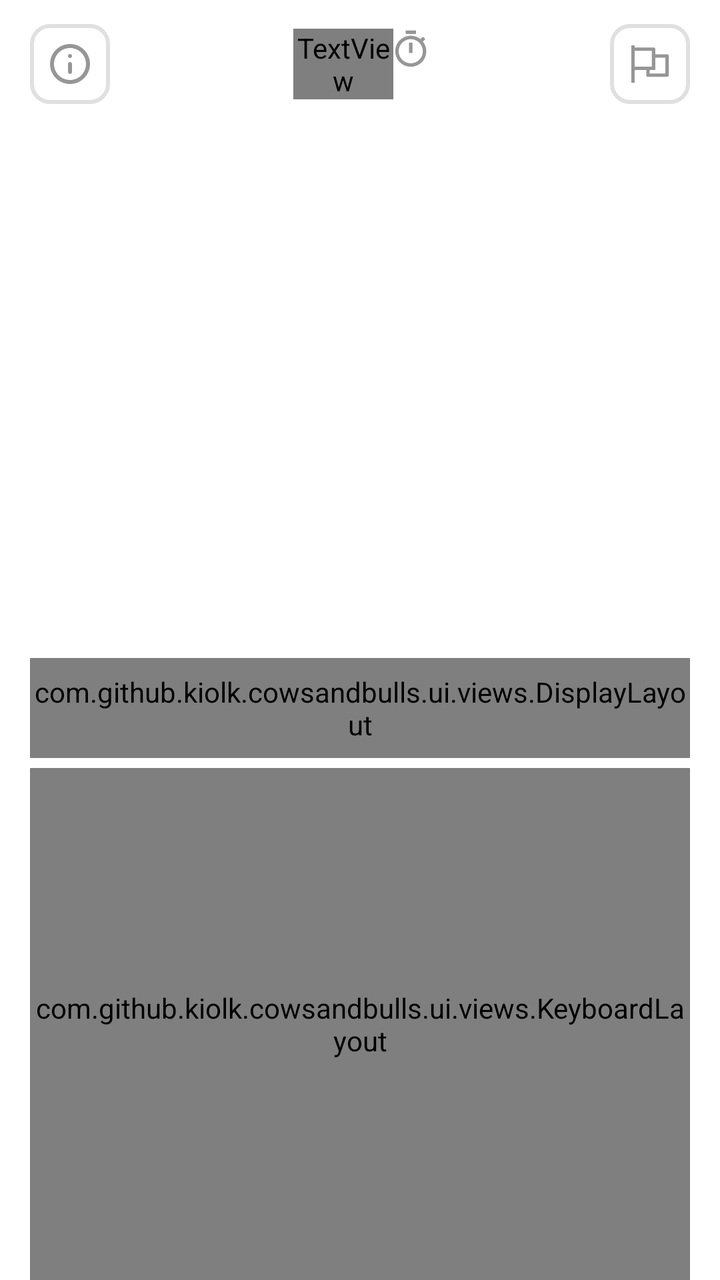
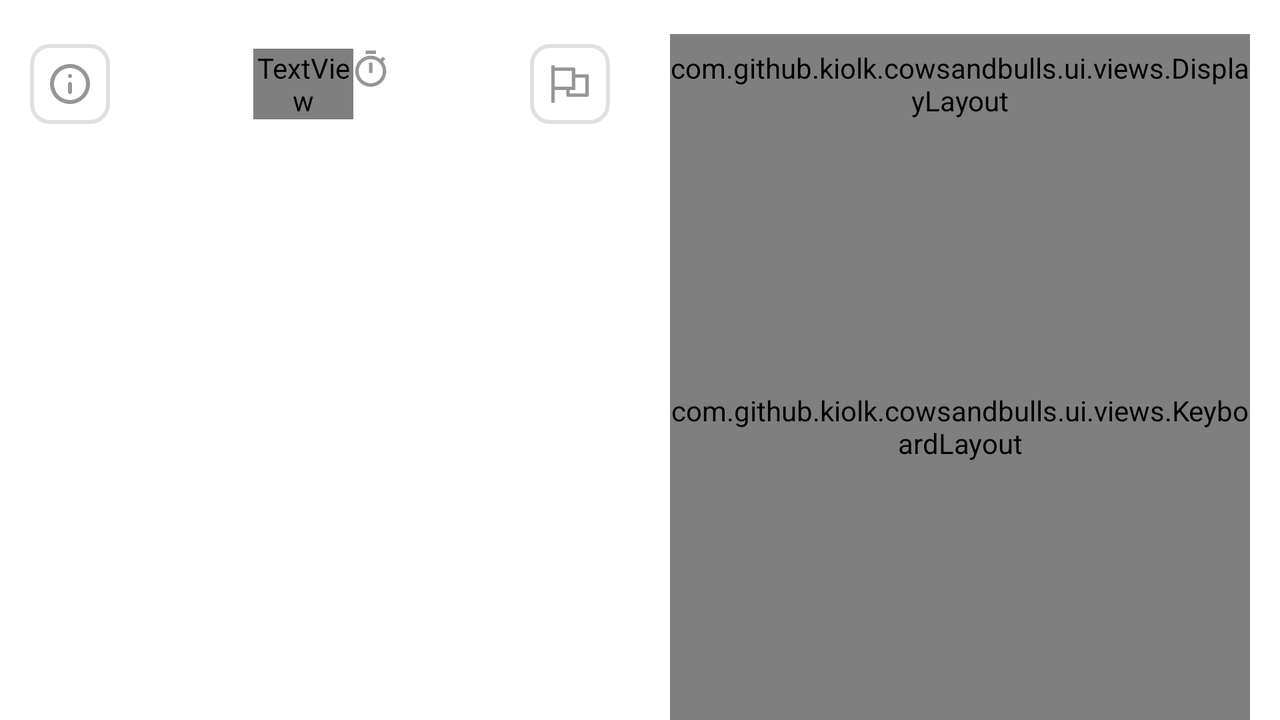

First picture: res/layout/ on a phone held upright. Second picture: the repository's own variant of that layout, on a device whose configuration matches the variant's folder. Source for both follows.
<!-- AndroidManifest.xml: application theme AppTheme -->
<!-- res/layout/activity_main.xml -->
<?xml version="1.0" encoding="utf-8"?>
<androidx.constraintlayout.widget.ConstraintLayout xmlns:android="http://schemas.android.com/apk/res/android"
    xmlns:app="http://schemas.android.com/apk/res-auto"
    xmlns:tools="http://schemas.android.com/tools"
    android:layout_width="match_parent"
    android:layout_height="match_parent"
    android:background="@color/white"
    tools:context=".ui.screens.GameActivity">

    <ImageButton
        android:id="@+id/btn_result"
        android:layout_width="wrap_content"
        android:layout_height="wrap_content"
        android:layout_marginEnd="15dp"
        android:layout_marginRight="15dp"
        android:background="@color/white"
        android:src="@drawable/ic_result_button"
        app:layout_constraintBottom_toBottomOf="@+id/guideline_upper"
        app:layout_constraintRight_toRightOf="parent"
        app:layout_constraintTop_toTopOf="parent"
        tools:ignore="ContentDescription" />

    <ImageButton
        android:id="@+id/btn_rules"
        android:layout_width="wrap_content"
        android:layout_height="wrap_content"
        android:layout_marginStart="15dp"
        android:layout_marginLeft="15dp"
        android:background="@color/white"
        android:src="@drawable/ic_rules_button"
        app:layout_constraintBottom_toBottomOf="@+id/guideline_upper"
        app:layout_constraintLeft_toLeftOf="parent"
        app:layout_constraintTop_toTopOf="parent"
        tools:ignore="ContentDescription" />

    <LinearLayout
        android:layout_width="wrap_content"
        android:layout_height="wrap_content"
        app:layout_constraintBottom_toBottomOf="@id/btn_result"
        app:layout_constraintLeft_toLeftOf="parent"
        app:layout_constraintRight_toRightOf="parent"
        app:layout_constraintTop_toTopOf="@id/btn_result">

        <TextView
            android:id="@+id/timer_tv"
            style="@style/AppTheme.DefaultText"
            android:layout_width="50dp"
            android:layout_height="wrap_content"
            android:text="@string/start_time" />

        <ImageView
            android:id="@+id/timerIV"
            android:src="@drawable/ic_timer"
            android:layout_width="wrap_content"
            android:layout_height="wrap_content" />
    </LinearLayout>

    <androidx.constraintlayout.widget.Guideline
        android:id="@+id/guideline_upper"
        android:layout_width="match_parent"
        android:layout_height="match_parent"
        android:orientation="horizontal"
        app:layout_constraintGuide_percent="0.1" />

    <androidx.recyclerview.widget.RecyclerView
        android:id="@+id/rv_moves"
        android:layout_width="0dp"
        android:layout_height="0dp"
        android:layout_marginStart="15dp"
        android:layout_marginEnd="15dp"
        android:layout_marginBottom="8dp"
        app:layout_constraintBottom_toTopOf="@id/display_input"
        app:layout_constraintLeft_toLeftOf="parent"
        app:layout_constraintRight_toRightOf="parent"
        app:layout_constraintTop_toBottomOf="@id/guideline_upper" />

    <androidx.constraintlayout.widget.Guideline
        android:id="@+id/guideline_bottom"
        android:layout_width="match_parent"
        android:layout_height="match_parent"
        android:orientation="horizontal"
        app:layout_constraintGuide_percent="0.6" />

    <com.github.kiolk.cowsandbulls.ui.views.DisplayLayout
        android:id="@+id/display_input"
        android:layout_width="match_parent"
        android:layout_height="50dp"
        android:layout_marginStart="15dp"
        android:layout_marginEnd="15dp"
        android:layout_marginBottom="5dp"
        android:background="@drawable/bg_enter_button"
        android:clickable="false"
        app:layout_constraintBottom_toBottomOf="@+id/guideline_bottom"
        app:layout_constraintLeft_toLeftOf="parent"
        app:layout_constraintRight_toRightOf="parent" />

    <com.github.kiolk.cowsandbulls.ui.views.KeyboardLayout
        android:id="@+id/keyboard_game"
        android:layout_width="match_parent"
        android:layout_height="0dp"
        android:layout_marginStart="15dp"
        android:layout_marginEnd="15dp"
        android:background="@color/white"
        app:layout_constraintBottom_toBottomOf="parent"
        app:layout_constraintLeft_toLeftOf="parent"
        app:layout_constraintRight_toRightOf="parent"
        app:layout_constraintTop_toTopOf="@+id/guideline_bottom" />

    <FrameLayout
        android:id="@+id/fl_container"
        android:layout_width="match_parent"
        android:layout_height="match_parent"
        app:layout_constraintLeft_toLeftOf="parent"
        app:layout_constraintRight_toRightOf="parent"
        app:layout_constraintBottom_toBottomOf="parent"
        android:visibility="gone"
        android:background="@color/white"
        app:layout_constraintTop_toTopOf="parent" />
</androidx.constraintlayout.widget.ConstraintLayout>
<!-- resources referenced by this layout -->
<resources>
  <color name="white">#FFFFFF</color>
  <!-- drawable bg_enter_button (drawable) -->
  <?xml version="1.0" encoding="utf-8"?>
  <selector xmlns:android="http://schemas.android.com/apk/res/android" android:shape="rectangle">
      <item android:drawable="@drawable/bg_enter_pressed" android:state_pressed="true"/>
      <item android:drawable="@drawable/bg_enter_default"/>
  </selector>
  <!-- drawable ic_timer (drawable) -->
  <vector xmlns:android="http://schemas.android.com/apk/res/android"
      android:width="17dp"
      android:height="20dp"
      android:viewportWidth="17"
      android:viewportHeight="20">
    <path
        android:pathData="M11.3017,0.9397H6.1293V2.6638H11.3017V0.9397ZM7.8535,12.1466H9.5776V6.9742H7.8535V12.1466ZM14.7759,6.4397L16,5.2155C15.6293,4.7759 15.2242,4.3621 14.7845,4L13.5604,5.2242C12.1874,4.1193 10.4779,3.517 8.7155,3.5173C4.431,3.5173 0.9569,6.9914 0.9569,11.2759C0.9569,15.5604 4.4224,19.0345 8.7155,19.0345C13.0086,19.0345 16.4742,15.5604 16.4742,11.2759C16.4742,9.4569 15.8362,7.7759 14.7759,6.4397ZM8.7155,17.319C5.3793,17.319 2.6811,14.6207 2.6811,11.2845C2.6811,7.9483 5.3793,5.25 8.7155,5.25C12.0517,5.25 14.75,7.9483 14.75,11.2845C14.75,14.6207 12.0517,17.319 8.7155,17.319Z"
        android:fillColor="#969696"/>
  </vector>
  <string name="start_time">00:00</string>
  <style name="AppTheme.DefaultText" parent="TextAppearance.AppCompat">
          <item name="android:textSize">16sp</item>
          <item name="android:textColor">@color/txtColor</item>
          <item name="android:fontFamily">@font/product_sans_regular</item>
          <item name="secondTextColor">@color/secondTextColor</item>
      </style>
  <style name="AppTheme" parent="Theme.AppCompat.DayNight.NoActionBar">
          
          <item name="colorPrimary">@color/lightBlue</item>
          <item name="colorPrimaryDark">@color/generalBlue</item>
          <item name="colorAccent">@color/lightBlue</item>
          <item name="android:windowBackground">@color/bgColor</item>
      </style>
  <!-- drawable bg_enter_pressed (drawable) -->
  <?xml version="1.0" encoding="utf-8"?>
  <shape xmlns:android="http://schemas.android.com/apk/res/android" android:shape="rectangle">
      <corners android:radius="10dp"/>
      <solid android:color="@color/lightGray"/>
      <stroke android:color="@color/lightGray" android:width="1dp"/>
  </shape>
  <!-- drawable bg_enter_default (drawable) -->
  <?xml version="1.0" encoding="utf-8"?>
  <shape xmlns:android="http://schemas.android.com/apk/res/android" android:shape="rectangle">
      <corners android:radius="10dp"/>
      <solid android:color="@color/white"/>
      <stroke android:color="@color/lightGray" android:width="1dp"/>
  </shape>
  <!-- from res/values-night/ (not used when drawing this layout) -->
  <color name="txtColor">#E3E3E3</color>
  <color name="lightBlue">#E6F0FF</color>#
  <color name="generalBlue">#4285F4</color>
  <!-- from res/values-night/ (not used when drawing this layout) -->
  <color name="bgColor">#0A0A0A</color>
  <color name="lightGray">#E0E0E0</color>
  <!-- some entries are left out for length -->
</resources>
<!-- res/layout-land/activity_main.xml (the repository's variant of the layout above) -->
<!-- drawn on the phone turned sideways -->
<?xml version="1.0" encoding="utf-8"?>
<androidx.constraintlayout.widget.ConstraintLayout xmlns:android="http://schemas.android.com/apk/res/android"
    xmlns:app="http://schemas.android.com/apk/res-auto"
    xmlns:tools="http://schemas.android.com/tools"
    android:layout_width="match_parent"
    android:layout_height="match_parent"
    android:background="@color/white"
    android:orientation="horizontal"
    tools:context=".ui.screens.GameActivity">

    <androidx.constraintlayout.widget.Guideline
        android:id="@+id/guideline_center_vertical"
        android:layout_width="match_parent"
        android:layout_height="match_parent"
        android:orientation="vertical"
        app:layout_constraintGuide_percent="0.5" />

    <ImageButton
        android:id="@+id/btn_result"
        android:layout_width="wrap_content"
        android:layout_height="wrap_content"
        android:layout_marginEnd="15dp"
        android:layout_marginRight="15dp"
        android:background="@color/white"
        android:src="@drawable/ic_result_button"
        app:layout_constraintBottom_toBottomOf="@+id/display_input"
        app:layout_constraintRight_toLeftOf="@+id/guideline_center_vertical"
        app:layout_constraintTop_toTopOf="@+id/display_input" />

    <ImageButton
        android:id="@+id/btn_rules"
        android:layout_width="wrap_content"
        android:layout_height="wrap_content"
        android:layout_marginStart="15dp"
        android:layout_marginLeft="15dp"
        android:background="@color/white"
        android:src="@drawable/ic_rules_button"
        app:layout_constraintLeft_toLeftOf="parent"
        app:layout_constraintTop_toTopOf="@+id/btn_result"
        app:layout_constraintBottom_toBottomOf="@+id/btn_result"
        tools:ignore="ContentDescription" />

    <LinearLayout
        android:layout_width="wrap_content"
        android:layout_height="wrap_content"
        app:layout_constraintBottom_toBottomOf="@id/btn_result"
        app:layout_constraintLeft_toLeftOf="parent"
        app:layout_constraintRight_toRightOf="@+id/guideline_center_vertical"
        app:layout_constraintTop_toTopOf="@id/btn_result">

        <TextView
            android:id="@+id/timer_tv"
            style="@style/AppTheme.DefaultText"
            android:layout_width="50dp"
            android:layout_height="wrap_content"
            android:text="@string/start_time" />

        <ImageView
            android:id="@+id/timerIV"
            android:layout_width="wrap_content"
            android:layout_height="wrap_content"
            android:src="@drawable/ic_timer" />
    </LinearLayout>

    <androidx.recyclerview.widget.RecyclerView
        android:id="@+id/rv_moves"
        android:layout_width="0dp"
        android:layout_height="0dp"
        android:layout_marginStart="15dp"
        android:layout_marginTop="8dp"
        android:layout_marginEnd="15dp"
        android:layout_marginBottom="8dp"
        app:layout_constraintBottom_toBottomOf="parent"
        app:layout_constraintLeft_toLeftOf="parent"
        app:layout_constraintRight_toLeftOf="@+id/guideline_center_vertical"
        app:layout_constraintTop_toTopOf="@+id/keyboard_game" />

    <com.github.kiolk.cowsandbulls.ui.views.DisplayLayout
        android:id="@+id/display_input"
        android:layout_width="0dp"
        android:layout_height="50dp"
        android:layout_marginStart="15dp"
        android:layout_marginTop="17dp"
        android:layout_marginEnd="15dp"
        android:layout_marginBottom="5dp"
        android:background="@drawable/bg_enter_button"
        android:clickable="false"
        app:layout_constraintLeft_toRightOf="@+id/guideline_center_vertical"
        app:layout_constraintRight_toRightOf="parent"
        app:layout_constraintTop_toTopOf="parent" />

    <com.github.kiolk.cowsandbulls.ui.views.KeyboardLayout
        android:id="@+id/keyboard_game"
        android:layout_width="0dp"
        android:layout_height="0dp"
        android:layout_marginStart="15dp"
        android:layout_marginEnd="15dp"
        android:background="@color/white"
        app:layout_constraintBottom_toBottomOf="parent"
        app:layout_constraintLeft_toRightOf="@+id/guideline_center_vertical"
        app:layout_constraintRight_toRightOf="parent"
        app:layout_constraintTop_toBottomOf="@+id/display_input" />

    <FrameLayout
        android:id="@+id/fl_container"
        android:layout_width="match_parent"
        android:layout_height="match_parent"
        app:layout_constraintLeft_toLeftOf="parent"
        app:layout_constraintRight_toRightOf="parent"
        app:layout_constraintBottom_toBottomOf="parent"
        android:visibility="gone"
        android:background="@color/white"
        app:layout_constraintTop_toTopOf="parent" />
</androidx.constraintlayout.widget.ConstraintLayout>
